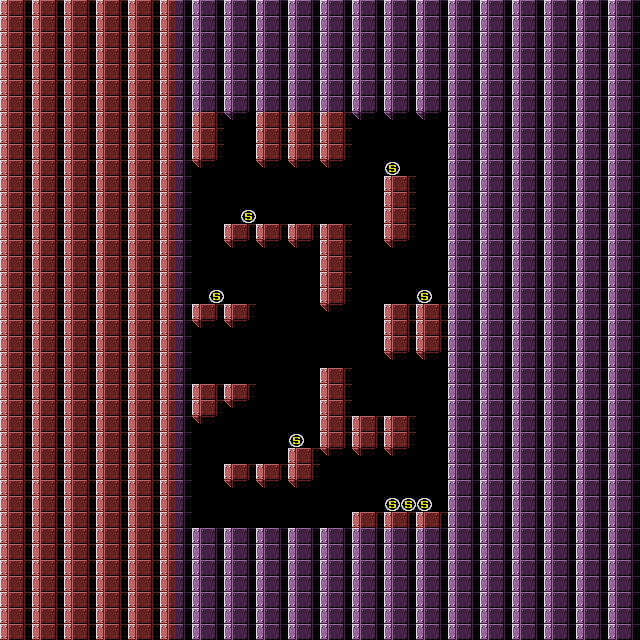

Tiled map render using the project's own tile images. Description and the whole map definition, tile-layer contents included, below:
An orthogonal 40x40 tile map with 16x16 px tiles, 1 tile layer (Map).

<map version="1.2" tiledversion="1.3.1" orientation="orthogonal" renderorder="right-down" compressionlevel="0" width="40" height="40" tilewidth="16" tileheight="16" infinite="0" nextlayerid="2" nextobjectid="1">
 <tileset firstgid="1" source="ERIKBLX.tsx" />
 <layer id="1" name="Map" width="40" height="40">
  <data encoding="csv">
5,6,5,6,5,6,5,6,5,6,5,2,1,2,1,2,1,2,1,2,1,2,1,2,1,2,1,2,1,2,1,2,1,2,1,2,1,2,1,2,
5,6,5,6,5,6,5,6,5,6,5,2,1,2,1,2,1,2,1,2,1,2,1,2,1,2,1,2,1,2,1,2,1,2,1,2,1,2,1,2,
5,6,5,6,5,6,5,6,5,6,5,2,1,2,1,2,1,2,1,2,1,2,1,2,1,2,1,2,1,2,1,2,1,2,1,2,1,2,1,2,
5,6,5,6,5,6,5,6,5,6,5,2,1,2,1,2,1,2,1,2,1,2,1,2,1,2,1,2,1,2,1,2,1,2,1,2,1,2,1,2,
5,6,5,6,5,6,5,6,5,6,5,2,1,2,1,2,1,2,1,2,1,2,1,2,1,2,1,2,1,2,1,2,1,2,1,2,1,2,1,2,
5,6,5,6,5,6,5,6,5,6,5,2,1,2,1,2,1,2,1,2,1,2,1,2,1,2,1,2,1,2,1,2,1,2,1,2,1,2,1,2,
5,6,5,6,5,6,5,6,5,6,5,2,1,2,1,2,1,2,1,2,1,2,1,2,1,2,1,2,1,2,1,2,1,2,1,2,1,2,1,2,
5,6,5,6,5,6,5,6,5,6,5,2,5,6,9,10,5,6,5,6,5,6,9,10,9,10,9,10,1,2,1,2,1,2,1,2,1,2,1,2,
5,6,5,6,5,6,5,6,5,6,5,2,5,6,14,14,5,6,5,6,5,6,14,14,14,14,14,14,1,2,1,2,1,2,1,2,1,2,1,2,
5,6,5,6,5,6,5,6,5,6,5,2,5,6,14,14,5,6,5,6,5,6,14,14,14,14,14,14,1,2,1,2,1,2,1,2,1,2,1,2,
5,6,5,6,5,6,5,6,5,6,5,2,7,8,14,14,7,8,7,8,7,8,14,14,17,14,14,14,1,2,1,2,1,2,1,2,1,2,1,2,
5,6,5,6,5,6,5,6,5,6,5,2,14,14,14,14,14,14,14,14,14,14,14,14,5,6,14,14,1,2,1,2,1,2,1,2,1,2,1,2,
5,6,5,6,5,6,5,6,5,6,5,2,14,14,14,14,14,14,14,14,14,14,14,14,5,6,14,14,1,2,1,2,1,2,1,2,1,2,1,2,
5,6,5,6,5,6,5,6,5,6,5,2,14,14,14,17,14,14,14,14,14,14,14,14,5,6,14,14,1,2,1,2,1,2,1,2,1,2,1,2,
5,6,5,6,5,6,5,6,5,6,5,2,14,14,5,6,5,6,5,6,5,6,14,14,5,6,14,14,1,2,1,2,1,2,1,2,1,2,1,2,
5,6,5,6,5,6,5,6,5,6,5,2,14,14,7,8,7,8,7,8,5,6,14,14,7,8,14,14,1,2,1,2,1,2,1,2,1,2,1,2,
5,6,5,6,5,6,5,6,5,6,5,2,14,14,14,14,14,14,14,14,5,6,14,14,14,14,14,14,1,2,1,2,1,2,1,2,1,2,1,2,
5,6,5,6,5,6,5,6,5,6,5,2,14,14,14,14,14,14,14,14,5,6,14,14,14,14,14,14,1,2,1,2,1,2,1,2,1,2,1,2,
5,6,5,6,5,6,5,6,5,6,5,2,14,17,14,14,14,14,14,14,5,6,14,14,14,14,17,14,1,2,1,2,1,2,1,2,1,2,1,2,
5,6,5,6,5,6,5,6,5,6,5,2,5,6,5,6,14,14,14,14,7,8,14,14,5,6,5,6,1,2,1,2,1,2,1,2,1,2,1,2,
5,6,5,6,5,6,5,6,5,6,5,2,7,8,7,8,14,14,14,14,14,14,14,14,5,6,5,6,1,2,1,2,1,2,1,2,1,2,1,2,
5,6,5,6,5,6,5,6,5,6,5,2,14,14,14,14,14,14,14,14,14,14,14,14,5,6,5,6,1,2,1,2,1,2,1,2,1,2,1,2,
5,6,5,6,5,6,5,6,5,6,5,2,14,14,14,14,14,14,14,14,14,14,14,14,7,8,7,8,1,2,1,2,1,2,1,2,1,2,1,2,
5,6,5,6,5,6,5,6,5,6,5,2,14,14,14,14,14,14,14,14,5,6,14,14,14,14,14,14,1,2,1,2,1,2,1,2,1,2,1,2,
5,6,5,6,5,6,5,6,5,6,5,2,5,6,5,6,14,14,14,14,5,6,14,14,14,14,14,14,1,2,1,2,1,2,1,2,1,2,1,2,
5,6,5,6,5,6,5,6,5,6,5,2,5,6,7,8,14,14,14,14,5,6,14,14,14,14,14,14,1,2,1,2,1,2,1,2,1,2,1,2,
5,6,5,6,5,6,5,6,5,6,5,2,7,8,14,14,14,14,14,14,5,6,5,6,5,6,14,14,1,2,1,2,1,2,1,2,1,2,1,2,
5,6,5,6,5,6,5,6,5,6,5,2,14,14,14,14,14,14,17,14,5,6,5,6,5,6,14,14,1,2,1,2,1,2,1,2,1,2,1,2,
5,6,5,6,5,6,5,6,5,6,5,2,14,14,14,14,14,14,5,6,7,8,7,8,7,8,14,14,1,2,1,2,1,2,1,2,1,2,1,2,
5,6,5,6,5,6,5,6,5,6,5,2,14,14,5,6,5,6,5,6,14,14,14,14,14,14,14,14,1,2,1,2,1,2,1,2,1,2,1,2,
5,6,5,6,5,6,5,6,5,6,5,2,14,14,7,8,7,8,7,8,14,14,14,14,14,14,14,14,1,2,1,2,1,2,1,2,1,2,1,2,
5,6,5,6,5,6,5,6,5,6,5,2,14,14,14,14,14,14,14,14,14,14,14,14,17,17,17,14,1,2,1,2,1,2,1,2,1,2,1,2,
5,6,5,6,5,6,5,6,5,6,5,2,14,14,14,14,14,14,14,14,14,14,5,6,5,6,5,6,1,2,1,2,1,2,1,2,1,2,1,2,
5,6,5,6,5,6,5,6,5,6,5,2,1,2,1,2,1,2,1,2,1,2,1,2,1,2,1,2,1,2,1,2,1,2,1,2,1,2,1,2,
5,6,5,6,5,6,5,6,5,6,5,2,1,2,1,2,1,2,1,2,1,2,1,2,1,2,1,2,1,2,1,2,1,2,1,2,1,2,1,2,
5,6,5,6,5,6,5,6,5,6,5,2,1,2,1,2,1,2,1,2,1,2,1,2,1,2,1,2,1,2,1,2,1,2,1,2,1,2,1,2,
5,6,5,6,5,6,5,6,5,6,5,2,1,2,1,2,1,2,1,2,1,2,1,2,1,2,1,2,1,2,1,2,1,2,1,2,1,2,1,2,
5,6,5,6,5,6,5,6,5,6,5,2,1,2,1,2,1,2,1,2,1,2,1,2,1,2,1,2,1,2,1,2,1,2,1,2,1,2,1,2,
5,6,5,6,5,6,5,6,5,6,5,2,1,2,1,2,1,2,1,2,1,2,1,2,1,2,1,2,1,2,1,2,1,2,1,2,1,2,1,2,
5,6,5,6,5,6,5,6,5,6,5,2,1,2,1,2,1,2,1,2,1,2,1,2,1,2,1,2,1,2,1,2,1,2,1,2,1,2,1,2
</data>
 </layer>
</map>